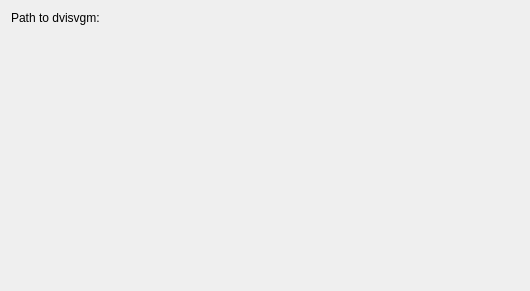
<?xml version="1.0" encoding="UTF-8"?>
<ui version="4.0">
 <class>Form</class>
 <widget class="QWidget" name="Form">
  <property name="geometry">
   <rect>
    <x>0</x>
    <y>0</y>
    <width>530</width>
    <height>291</height>
   </rect>
  </property>
  <property name="windowTitle">
   <string>Form</string>
  </property>
  <layout class="QGridLayout" name="gridLayout">
   <item row="0" column="0">
    <widget class="QLabel" name="label">
     <property name="text">
      <string>Path to dvisvgm:</string>
     </property>
    </widget>
   </item>
   <item row="1" column="0">
    <widget class="KLFPathChooser" name="INPUT_dvisvgm">
     <property name="path">
      <string>dvisvgm</string>
     </property>
    </widget>
   </item>
   <item row="2" column="0">
    <spacer name="verticalSpacer">
     <property name="orientation">
      <enum>Qt::Vertical</enum>
     </property>
     <property name="sizeHint" stdset="0">
      <size>
       <width>20</width>
       <height>182</height>
      </size>
     </property>
    </spacer>
   </item>
  </layout>
 </widget>
 <customwidgets>
  <customwidget>
   <class>KLFPathChooser</class>
   <extends>QFrame</extends>
   <header>klfpathchooser.h</header>
  </customwidget>
 </customwidgets>
 <resources/>
 <connections/>
</ui>
